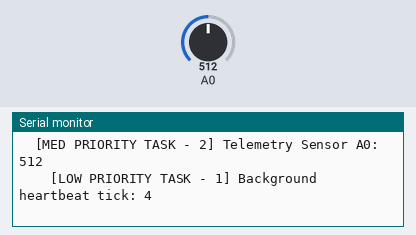
This sketch was run on a simulated Arduino Uno, built with avr-gcc and run on an emulated ATmega328P. Parts: the last lines printed to the serial monitor. The inputs (shaded band) are chosen by the test bench; at power-on: A0 = 512.

Above: at 1.8 s.
1.9 s: A0 set to 716
At 3.36 s:
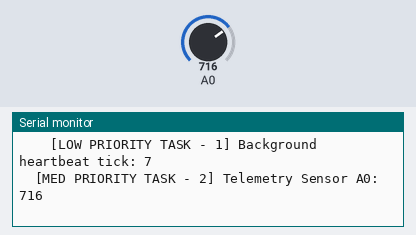
5.6 s: A0 set to 900
At 6.38 s:
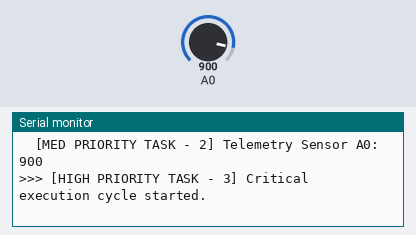
Timing chart, 0 to 8.6 s (numbered marks = the images above; inputs shaded):
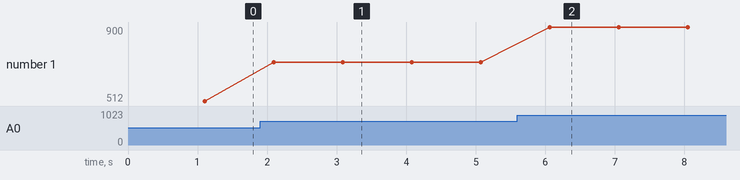

Measured:
- after the input at 1.9 s, the serial monitor: prints a new line after 0.20 s (image 1)
- after the input at 5.6 s, the serial monitor: prints a new line after 0.46 s (image 2)
- plotted number 1: 512 → 716 after the input at 1.9 s, 716 → 900 after the input at 5.6 s

The sketch:

freertos_multitask.ino
```cpp
/*
 * Experiment 20: Creating Multiple Tasks using FreeRTOS on Arduino UNO
 * Demonstrates Priority-Based Preemption and Task State Transitions
 */

#include <Arduino_FreeRTOS.h>

void TaskHighPriority(void *pvParameters) {
    (void) pvParameters;
    for (;;) {
        Serial.println(">>> [HIGH PRIORITY TASK - 3] Critical execution cycle started.");
        vTaskDelay(pdMS_TO_TICKS(2000));
    }
}

void TaskMediumPriority(void *pvParameters) {
    (void) pvParameters;
    int reading = 0;
    for (;;) {
        reading = analogRead(A0);
        Serial.print("  [MED PRIORITY TASK - 2] Telemetry Sensor A0: ");
        Serial.println(reading);
        vTaskDelay(pdMS_TO_TICKS(1000));
    }
}

void TaskLowPriority(void *pvParameters) {
    (void) pvParameters;
    unsigned long count = 0;
    for (;;) {
        count++;
        Serial.print("    [LOW PRIORITY TASK - 1] Background heartbeat tick: ");
        Serial.println(count);
        vTaskDelay(pdMS_TO_TICKS(500));
    }
}

void setup() {
    Serial.begin(9600);
    while (!Serial) { ; }
    Serial.println("=== FreeRTOS Multiple Tasks & Preemption Demonstration ===");

    xTaskCreate(TaskLowPriority,    "LowTask",  128, NULL, 1, NULL);
    xTaskCreate(TaskMediumPriority, "MedTask",  128, NULL, 2, NULL);
    xTaskCreate(TaskHighPriority,   "HighTask", 128, NULL, 3, NULL);
}

void loop() {
    // Managed by RTOS
}

/*
============================================================================
EXPERIMENT THEORY (from Embedded Systems & RTOS Laboratory Submission):
============================================================================
Multitasking in FreeRTOS enables the concurrent execution of multiple
independent operational threads on a single core microcontroller. The
FreeRTOS preemptive scheduler enforces priority-based task switching,
ensuring that the highest priority ready task always gains execution
control. In this experiment, three distinct tasks (Sensor Reading Task,
Display/Telemetry Task, and Heartbeat Monitor Task) are instantiated with
varying priorities to demonstrate how priority inversion is avoided and
how tasks cleanly share CPU cycles.
============================================================================
*/
```
